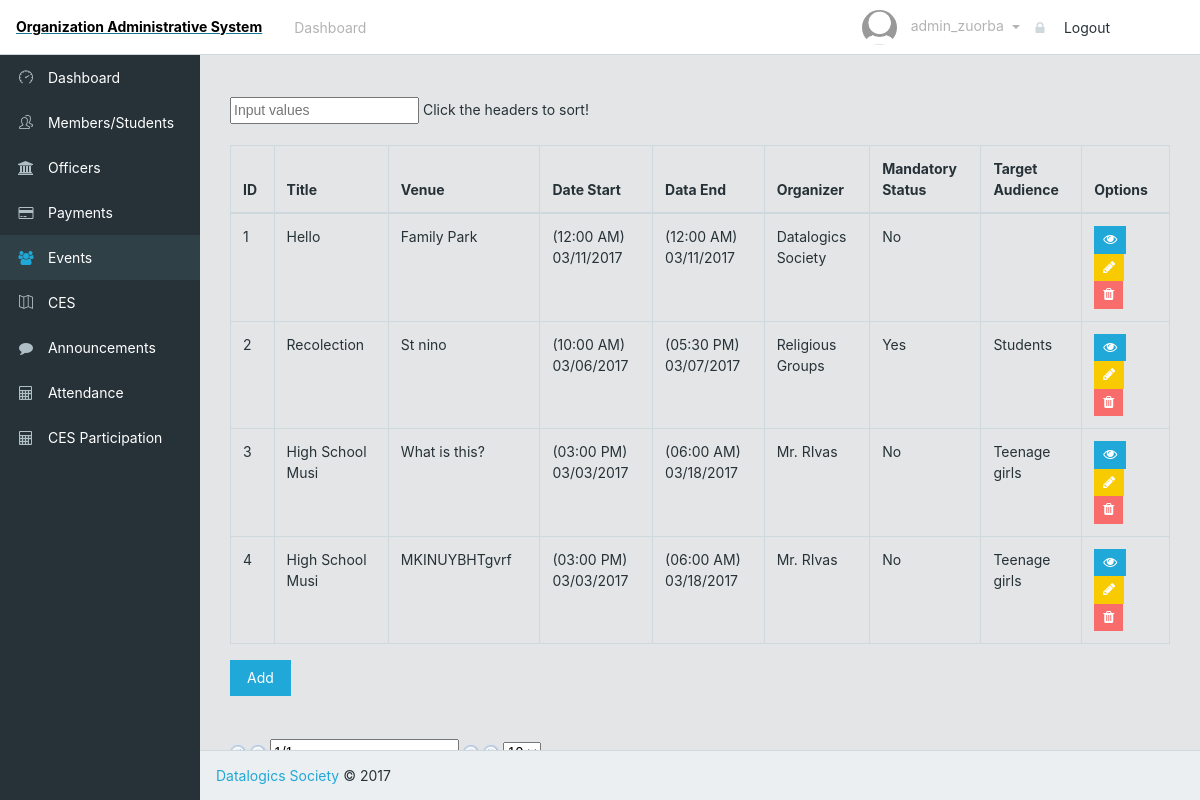
The page /adminEvents.php (signed in) on the database its author committed.
### tables this page shows
CREATE TABLE `events` (
  `event_id` int(11) NOT NULL,
  `event_title` varchar(16) NOT NULL,
  `event_venue` varchar(16) NOT NULL,
  `event_date_start` datetime NOT NULL,
  `event_date_end` datetime NOT NULL,
  `event_organizer` varchar(32) NOT NULL,
  `event_description` varchar(255) NOT NULL,
  `mandatory_status` tinyint(1) NOT NULL,
  `target_audience` varchar(32) DEFAULT NULL
);

### adminEvents.php (the view, shortened to what this page needs)
<?php
    include("sql_connect.php");
?>
<!DOCTYPE html>
<html lang="en">
<head>
    <link href="css/font-awesome.min.css" rel="stylesheet">
    <link href="css/simple-line-icons.css" rel="stylesheet">
    <link href="css/style.css" rel="stylesheet">
</head>
<body class="app header-fixed sidebar-fixed aside-menu-fixed aside-menu-hidden">
    <header class="app-header navbar">
        <a href="#"><span class = "top">Organization Administrative System</span></a>
        <ul class="nav navbar-nav hidden-md-down">
            <li class="nav-item px-1">
                <a class = "nav-link" href = "admin.php"> Dashboard </a>
            </li>
        </ul>
        <ul class="nav navbar-nav ml-auto">
                <span class = "nav-link dropdown-toggle" data-toggle="dropdown" role="button">
                    <img src="img/profile/default.png" class="img-avatar">
                    <span class="hidden-md-down">
                        <?php
                            echo "$_SESSION[username]";
                        ?>
                    </span>
                </span>
                <li>
                    <a class="dropdown-item" href="logOut.php"><i class="fa fa-lock"></i> Logout</a>
                </li>
        </ul>
    </header>
    <div class="app-body">
        <?php require("sidebar.php");?>
        <main class="main">
            <br><br>
            <div class="container-fluid">
                <div class="animated fadeIn">
                    <div class="row">
                        <div class='col-sm-12 col-sm-offset-1'>
                            <input type="text" id="myInput" onkeyup="myFunction()" placeholder="Input values">
                            <span>Click the headers to sort!</span><br><br>
                            <table id = "myTable" class="tablesorter table table-bordered">
                                <thead>
                                <tr>
                                <th>ID</th>
                                <th>Title</th>
                                <th>Venue</th>
                                <th>Date Start</th>
                                <th>Data End</th>
                                <th>Organizer</th>
                                <th>Mandatory Status</th>
                                <th>Target Audience</th>
                                <th>Options</th>
                                </tr>
                                </thead>
                                <tbody>
                                <?php
                                    $result = mysqli_query($mysqli, "SELECT * FROM EVENTS");
                                    while($row = mysqli_fetch_array($result)){
                                        echo
                                            "<tr>
                                                <td>".$row[0]."</td>
                                                <td>".$row[1]."</td>
                                                <td>".$row[2]."</td>
                                                <td>".date("(h:i A) m/d/Y", strtotime($row[3]))."</td>
                                                <td>".date("(h:i A) m/d/Y", strtotime($row[4]))."</td>
                                                <td>".$row[5]."</td>
                                                <td>";
                                                if($row[7] == 1){
                                                    echo "Yes";
                                                } else {
                                                    echo "No";
                                                }
                                        echo "</td>
                                                <td>".$row[8]."</td>
                                            ";
                                        echo     "<td>
                                                    <a href='viewEvent.php?eid=".$row[0]."'>
                                                    <button class='btn btn-sm btn-primary'>
                                                    <span class='fa fa-eye'>
                                                    </span>
                                                    </button>
                                                    </a>
                                                    <a href='editEvent.php?eid=".$row[0]."' class='edit'>
                                                    <button class='btn btn-sm btn-warning'>
                                                    <span class='fa fa-pencil'>
                                                    </span>
                                                    </button>
                                                    </a>
                                                    <a href='deleteEvent.php?id=".$row[0]."' class='delete'>
                                                    <button class='btn btn-sm btn-danger'>
                                                    <span class='fa fa-trash'>
                                                    </span>
                                                    </button>
                                                    </a>
                                                </td>
                                                </tr>";
                                    }
                                ?>
                                </tbody>
                            </table>
                            <div id="pager" class="pager" style="top: 687px; position: absolute;">
                                <form>
                                    <img src="addons/pager/icons/first.png" class="first">
                                    <img src="addons/pager/icons/prev.png" class="prev">
                                    <input type="text" class="pagedisplay">
                                    <img src="addons/pager/icons/next.png" class="next">
                                    <img src="addons/pager/icons/last.png" class="last">
                                    <select class="pagesize">
                                        <option selected="selected" value="10">10</option>
                                    </select>
                                </form>
                            </div>
                                <a href="addEvents.php" class ="btn btn-primary" role="button">Add</a>
                        </div>
                    </div>
                </div>
            </div>
        </main>
    </div>
    <footer class="app-footer">
        <a href="#">Datalogics Society</a> © 2017
    </footer>
</body>
</html>

### adminEvents.php (style rules this page uses)
.top { display: block; padding: 16px; font-weight: bold; color: black; }

### rows shown on the page
events: event_id "1", event_title "Hello", event_venue "Family Park", event_date_start "(12:00 AM) 03/11/2017", event_date_end "(12:00 AM) 03/11/2017", event_organizer "Datalogics Society", mandatory_status "No"
events: event_id "2", event_title "Recolection", event_venue "St nino", event_date_start "(10:00 AM) 03/06/2017", event_date_end "(05:30 PM) 03/07/2017", event_organizer "Religious Groups", mandatory_status "Yes", target_audience "Students"
events: event_id "3", event_title "High School Musi", event_venue "What is this?", event_date_start "(03:00 PM) 03/03/2017", event_date_end "(06:00 AM) 03/18/2017", event_organizer "Mr. RIvas", mandatory_status "No", target_audience "Teenage girls"
events: event_id "4", event_title "High School Musi", event_venue "MKINUYBHTgvrf", event_date_start "(03:00 PM) 03/03/2017", event_date_end "(06:00 AM) 03/18/2017", event_organizer "Mr. RIvas", mandatory_status "No", target_audience "Teenage girls"

### other values the page prints
$_SESSION[username] "admin_zuorba"
